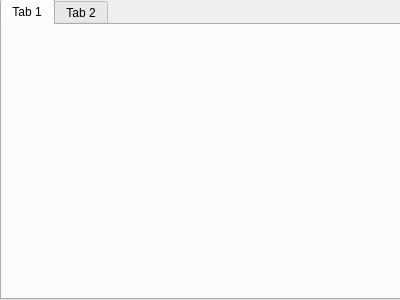
<?xml version="1.0" encoding="UTF-8"?>
<ui version="4.0">
 <class>saver</class>
 <widget class="QDialog" name="saver">
  <property name="geometry">
   <rect>
    <x>0</x>
    <y>0</y>
    <width>400</width>
    <height>300</height>
   </rect>
  </property>
  <property name="windowTitle">
   <string>Dialog</string>
  </property>
  <widget class="QTabWidget" name="tabWidget">
   <property name="geometry">
    <rect>
     <x>0</x>
     <y>-1</y>
     <width>401</width>
     <height>301</height>
    </rect>
   </property>
   <property name="sizePolicy">
    <sizepolicy hsizetype="Expanding" vsizetype="Expanding">
     <horstretch>0</horstretch>
     <verstretch>0</verstretch>
    </sizepolicy>
   </property>
   <widget class="QWidget" name="tab">
    <attribute name="title">
     <string>Tab 1</string>
    </attribute>
   </widget>
   <widget class="QWidget" name="tab_2">
    <attribute name="title">
     <string>Tab 2</string>
    </attribute>
   </widget>
  </widget>
 </widget>
 <resources/>
 <connections/>
</ui>
